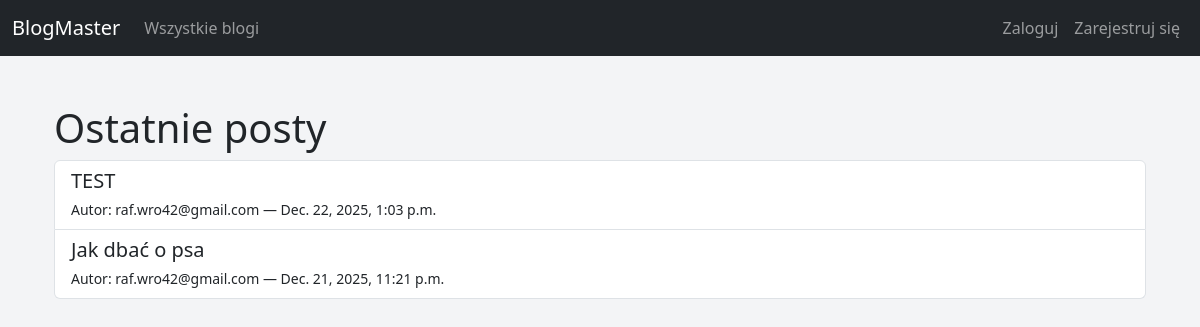
/posts/, run on an earlier commit of the app's database.
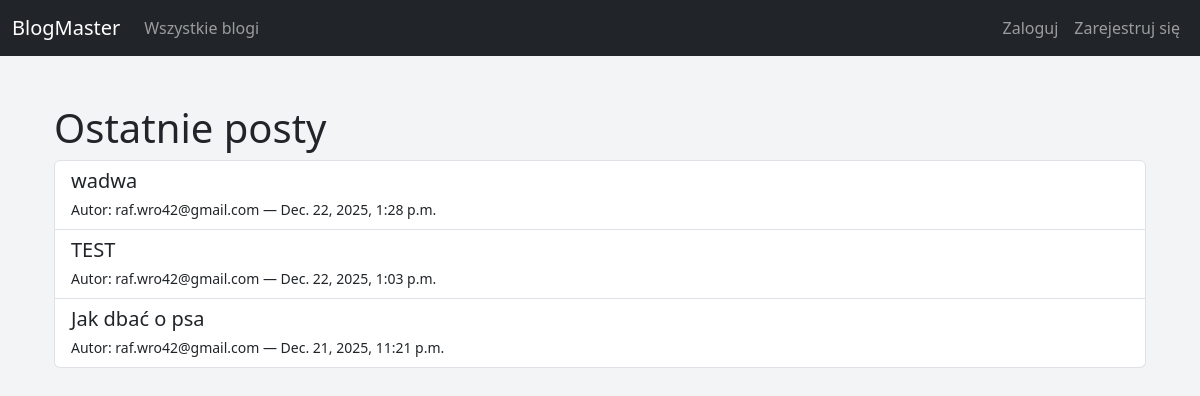
And on a later commit of the database.
### posts/models.py (models this page shows, shortened)
class Post(models.Model):
    blog = models.ForeignKey(Blog, on_delete=models.CASCADE, related_name='posts')
    author = models.ForeignKey(User, on_delete=models.SET_NULL, null=True)
    title = models.CharField(max_length=200)
    content = models.TextField()
    created_at = models.DateTimeField(auto_now_add=True)
    updated_at = models.DateTimeField(auto_now=True)
    likes = models.ManyToManyField(User, related_name="liked_posts", blank=True)

### accounts/models.py (models this page shows)
class CustomUser(AbstractBaseUser, PermissionsMixin):
    email = models.EmailField(unique=True)
    date_joined = models.DateTimeField(default=timezone.now)
    is_active = models.BooleanField(default=True)
    is_staff = models.BooleanField(default=False)
    USERNAME_FIELD = "email"
    REQUIRED_FIELDS = []  # nie wymagamy nic więcej przy tworzeniu superusera
    objects = CustomUserManager()
    def __str__(self):
        return self.email

### posts/views.py (the view)
# urls.py: path('', post_list, name='post_list'),
def post_list(request):
    posts = Post.objects.order_by('-created_at')
    return render(request, 'posts/post_list.html', {'posts': posts})

### posts/templates/posts/post_list.html (shortened to what this page needs)
{% extends 'base.html' %}
{% block content %}
<div class="container mt-5">
    <h1>Ostatnie posty</h1>
    <div class="list-group">
        {% for post in posts %}
            <a href="{% url 'post_detail' post.pk %}" class="list-group-item list-group-item-action">
                <h5 class="mb-1">{{ post.title }}</h5>
                <small>Autor: {{ post.author }} — {{ post.created_at }}</small>
            </a>
        {% empty %}
            <p>Brak postów.</p>
        {% endfor %}
    </div>
</div>
{% endblock %}

What changed in the data, as far as the page shows it:
added Post: title "wadwa", author "raf.wro42@gmail.com", created_at "Dec. 22, 2025, 1:28 p.m."
